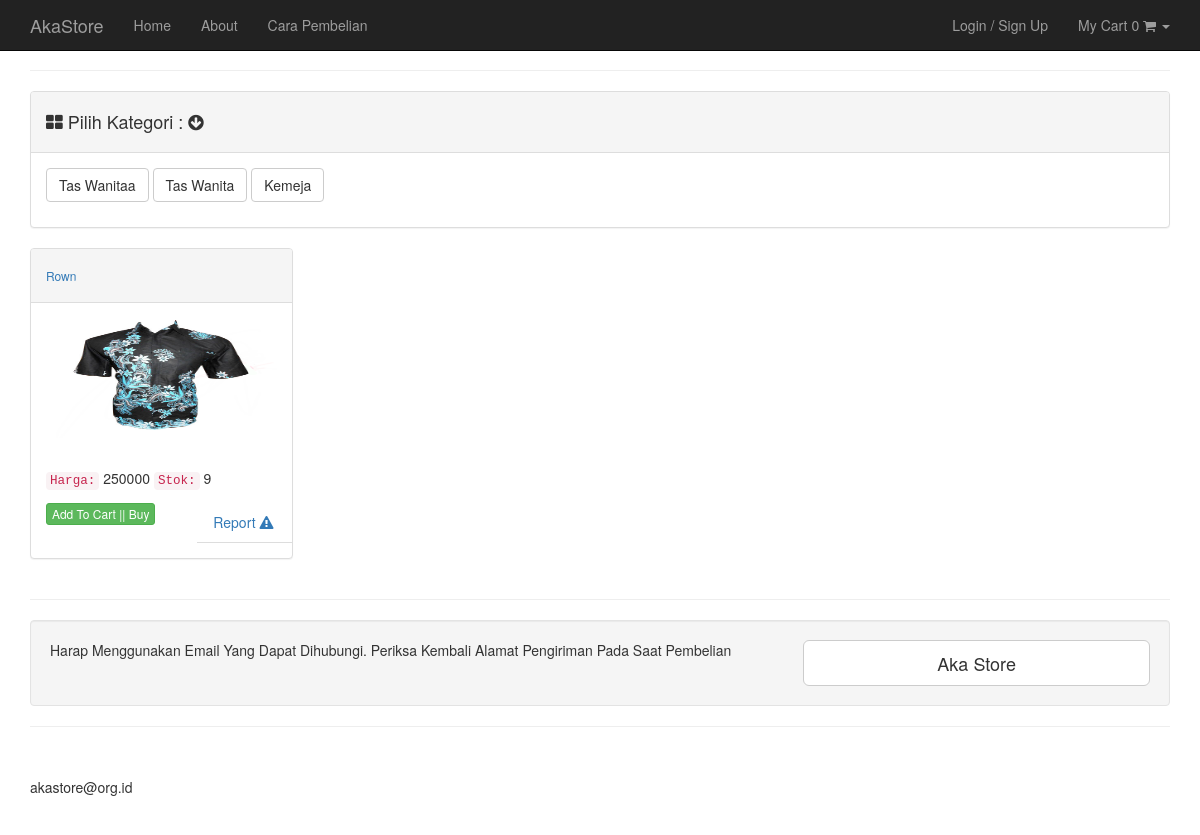
The page /home/showme/Kemeja on the database its author committed.
### tables this page shows
CREATE TABLE IF NOT EXISTS `all_settings` (
`all_id` int(3) NOT NULL,
  `all_name_settings` varchar(60) NOT NULL,
  `all_value_settings` varchar(60) NOT NULL
);

CREATE TABLE IF NOT EXISTS `products` (
`pro_id` int(16) NOT NULL,
  `pro_name` varchar(50) NOT NULL,
  `pro_title` varchar(20) NOT NULL,
  `pro_description` text NOT NULL,
  `pro_price` int(9) NOT NULL,
  `pro_stock` int(3) NOT NULL,
  `pro_image` text NOT NULL
);

### application/controllers/home.php (called while the page is built, shortened)
<?php
class Home extends CI_Controller {
	public function __construct ()
	{
		$this->load->model('model_products');
		$this->load->model('model_settings');
	}
	public function showme($pro_name)
	{
			$data['get_sitename'] = $this->model_settings->sitename_settings();
			$data['get_footer'] = $this->model_settings->footer_settings();
			$data['starts'] = $this->model_products->dis_products();
			$data['comes'] = $this->model_products->showme($pro_name);
			$this->load->view('this_products',$data);
	}
}

### index.php (called while the page is built, shortened)
<?php
require_once BASEPATH.'core/CodeIgniter.php';

### application/models/model_settings.php (called while the page is built, shortened)
<?php
class Model_settings extends CI_Model {
		public function sitename_settings()
		{
			$query = $this->db->query('SELECT  * FROM all_settings WHERE all_name_settings = "site_name"');
			return $query->result();
		}
		public function footer_settings()
		{
			$query = $this->db->query('SELECT  * FROM all_settings WHERE all_name_settings = "footer"');
			return $query->result();
		}
}

### application/models/model_products.php (called while the page is built, shortened)
<?php
class Model_products extends CI_Model {
		public function dis_products()
		{
				$this->db->distinct();
				$query = $this->db->query('SELECT DISTINCT pro_name FROM products');
				return $query->result();
		}
		public function showme($pro_name)
		{
			$query = $this->db->get_where('products', array('pro_name' => $pro_name));
			return $query->result();
		}
}

### application/views/this_products.php (the view, shortened to what this page needs)
<!DOCTYPE html>
<html lang="en">
<head>
    <link href="<?php echo base_url('/assets/css/bootstrap.min.css');?>" rel="stylesheet">
    <link href="<?php echo base_url('/assets/css/modern-business.css');?>" rel="stylesheet">
    <link href="<?php echo base_url('/assets/font-awesome/css/font-awesome.min.css');?>" rel="stylesheet" type="text/css">
</head>
<body>
   <?php $this->load->view('layout/navigation')?>
    <div class="container">
        <?php $this->load->view('layout/product_menu')?>
        <div class="row">
            <?php $send = 'add';?>
			<?php foreach ($comes as $come ) : ?>
			<div class="col-md-3">
                <div class="panel panel-default">
                    <div class="panel-heading">
						<a href="<?=base_url('product/detail/'.$come->pro_id);?>"><h6><?=  $come->pro_title  ?></h6>
                    </div>
                    <div class="panel-body">
							<?php
								$product_image =['src'	=>'assets/uploads/'.$come->pro_image,
								'class'=>'img-responsive img-portfolio img-hover',
								'id'=>'g'
								];
								echo img($product_image);
							?></a>
						<p><code>Harga:</code> <?=  $come->pro_price  ?>  <code> Stok:</code> <?=  $come->pro_stock  ?> </p>
                         <?php  if($this->session->userdata('group')	!=	'1'  and $this->session->userdata('group')	!=	'2' ): ?>
						<?=  anchor('home/add_to_cart/'.$come->pro_id.'/'.$send,'Add To Cart || Buy',['class'=>'btn btn-success  btn-xs','role'=>'button']) ?>
                        <ul class="nav nav-tabs navbar-right">
							<li class="dropdown">
								<a class="dropdown-toggle" data-toggle="dropdown">Report <i class="fa fa-exclamation-triangle"></i></a>
							</li>
						</ul>
						<?php endif;?>
                    </div>
                </div>
            </div>
			<?php endforeach; ?>
        </div>
        <hr>
        <div class="well">
            <div class="row">
                <div class="col-md-8">
                    <p>Harap Menggunakan Email Yang Dapat Dihubungi. Periksa Kembali Alamat Pengiriman Pada Saat Pembelian</p>
                </div>
                <div class="col-md-4">
                    <a class="btn btn-lg btn-default btn-block" href="#">Aka Store</a>
                </div>
            </div>
        </div>
        <hr>
        <?php $this->load->view('layout/footer')?>
    </div>
</body>
</html>

### application/views/layout/navigation.php (shortened to what this page needs)
<nav class="navbar navbar-inverse navbar-fixed-top" role="navigation">
			<div class="container">
				<div class="navbar-header">
					<a class="navbar-brand" href="<?php echo base_url(); ?>"><?php foreach($get_sitename as $sitename):?><?=  $sitename->all_value_settings;?><?php endforeach;?></a>
				</div>
				<div class="collapse navbar-collapse" id="bs-example-navbar-collapse-1">
					<ul class="nav navbar-nav navbar-left">
						<li>
							<a href="<?php echo base_url(); ?>">Home</a>
						</li>
						<li>
							<a href="<?=base_url('home/about/');?>">About</a>
						</li>
						<li>
							<a href="<?=base_url('home/tutorial/');?>">Cara Pembelian</a>
						</li>
					</ul>
					<ul class="nav navbar-nav navbar-right">
						<?php if ($this->session->userdata('username')): ?>
						<li>
							<?php echo ('<a>'.'You Are : '.$this->session->userdata('username').'</a>'); ?>
						</li>
						<li>
							<?php echo anchor('logout','Logout');?>
							<?php else:?>
						<li>
							<?php echo anchor('login','Login / Sign Up');?>
							<?php endif;?>
						</li>
						<?php  if($this->session->userdata('group')	!=	'1'  and $this->session->userdata('group')	!=	'2' ): ?>
						<li class="dropdown">
							<a href="#" class="dropdown-toggle" data-toggle="dropdown"> My Cart <?= $this->cart->total_items(); ?> <i class="fa fa-shopping-cart"> </i> <b class="caret"> </b></a>
						</li>
						<?php endif;?>
					</ul>
				</div>
			</div>
		</nav>

### application/views/layout/footer.php
<footer>
          <div class="row">
              <div class="col-lg-12">
                  <p><?php foreach($get_footer as $footer):?><?=  $footer->all_value_settings;?><?php endforeach;?></p>
              </div>
          </div>
      </footer>

### assets/css/modern-business.css (style rules this page uses)
html, body { height: 100%; }
body { padding-top: 50px; }
.img-portfolio { margin-bottom: 30px; }
footer { margin: 50px 0; }

### application/views/this_products.php (style rules this page uses)
#g { width:500%;height: 120px; }

### rows shown on the page
all_settings: all_value_settings "AkaStore"
products: pro_title "Rown", pro_image (picture), pro_price "250000", pro_stock "9", pro_id "Add To Cart || Buy"
all_settings: all_value_settings "akastore@org.id"

### other values the page prints
anchor('login','Login / Sign Up') "Login / Sign Up"
$this->cart->total_items() "0"
